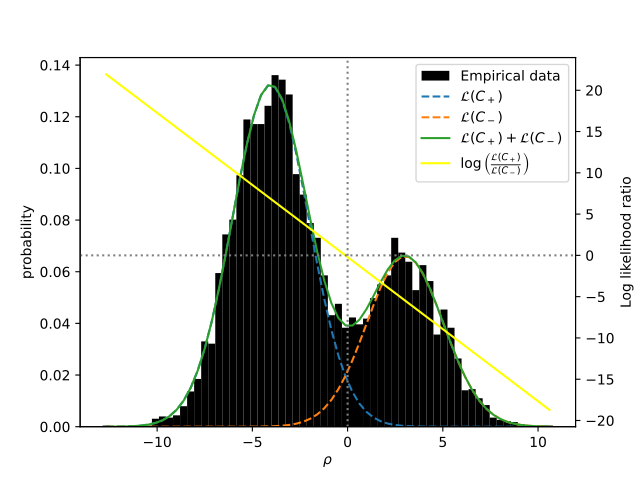

Recreate this plot in Python.
import numpy as np
import matplotlib.pyplot as plt
from sklearn.mixture import GaussianMixture
from scipy.stats import norm

if __name__ == '__main__':
    fig, ax = plt.subplots()

    # Generate samples from two Gaussian distributions
    samples = np.concatenate([
        np.random.normal(3.0, 2.0, 2048),
        np.random.normal(-4.0, 2.0, 4096)
    ])
    
    # Plot histogram of the samples
    _, bins, _ = ax.hist(samples, bins=64, density=True, color='black', label='Empirical data')
    x = (bins[1:] + bins[:-1]) / 2

    # Fit a Gaussian Mixture Model to the samples
    gmm = GaussianMixture(n_components=2, covariance_type='tied')
    gmm.fit(samples[...,None])

    # Obtain GMM model parameters
    weights = gmm.weights_
    means = gmm.means_[:,0]
    variances = gmm.covariances_[...,0,0]
    stddevs = np.sqrt(variances)
    
    # Plot individual GMM curves
    ys = weights*norm.pdf(x[:,None], means, stddevs)
    n = ys.shape[-1]
    ax.plot(x, ys[:,0], linestyle='dashed', label='$\\mathcal{L}(C_+)$')
    ax.plot(x, ys[:,1], linestyle='dashed', label='$\\mathcal{L}(C_-)$')

    # Plot the sum of the GMM curves     
    ax.plot(x, ys.sum(axis=-1), label='$\\mathcal{L}(C_+) + \\mathcal{L}(C_-)$')

    # Plot log likelihood ratio
    ax2 = ax.twinx()
    log_likelihood_ratio = np.log(ys[:,0] / ys[:,1])
    ax2.plot(x, log_likelihood_ratio, color='yellow', label='$\\log \\left(\\frac{\\mathcal{L}(C_+)}{\\mathcal{L}(C_-)} \\right)$')

    ax.set_xlabel('$\\rho$')
    ax.set_ylabel('probability')
    ax2.set_ylabel('Log likelihood ratio')

    # Show legend
    lines, labels = ax.get_legend_handles_labels()
    lines2, labels2 = ax2.get_legend_handles_labels()
    ax2.legend(lines + lines2, labels + labels2)

    # Show lines
    ax2.axvline(0, color='gray', linestyle='dotted')
    ax2.axhline(0, color='gray', linestyle='dotted')

    plt.show()
